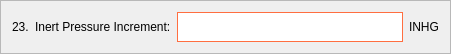
           <widget class="QFrame" name="frame_17">
            <property name="geometry">
             <rect>
              <x>60</x>
              <y>820</y>
              <width>451</width>
              <height>51</height>
             </rect>
            </property>
            <property name="frameShape">
             <enum>QFrame::StyledPanel</enum>
            </property>
            <property name="frameShadow">
             <enum>QFrame::Raised</enum>
            </property>
            <layout class="QHBoxLayout" name="horizontalLayout_17">
             <item>
              <widget class="QLabel" name="label_43">
               <property name="styleSheet">
                <string notr="true">color: black;
font: 12pt &quot;Segoe UI&quot;;</string>
               </property>
               <property name="text">
                <string>23.</string>
               </property>
              </widget>
             </item>
             <item>
              <widget class="QLabel" name="label_44">
               <property name="styleSheet">
                <string notr="true">color: black;
font: 12pt &quot;Segoe UI&quot;;</string>
               </property>
               <property name="text">
                <string>Inert Pressure Increment:</string>
               </property>
              </widget>
             </item>
             <item>
              <widget class="QLineEdit" name="nombre_line_edit_14">
               <property name="minimumSize">
                <size>
                 <width>0</width>
                 <height>30</height>
                </size>
               </property>
               <property name="styleSheet">
                <string notr="true">background-color: white;
border: 1px solid #ff6e40;</string>
               </property>
              </widget>
             </item>
             <item>
              <widget class="QLabel" name="label_45">
               <property name="styleSheet">
                <string notr="true">color: black;
font: 12pt &quot;Segoe UI&quot;;</string>
               </property>
               <property name="text">
                <string>INHG</string>
               </property>
              </widget>
             </item>
            </layout>
           </widget>
